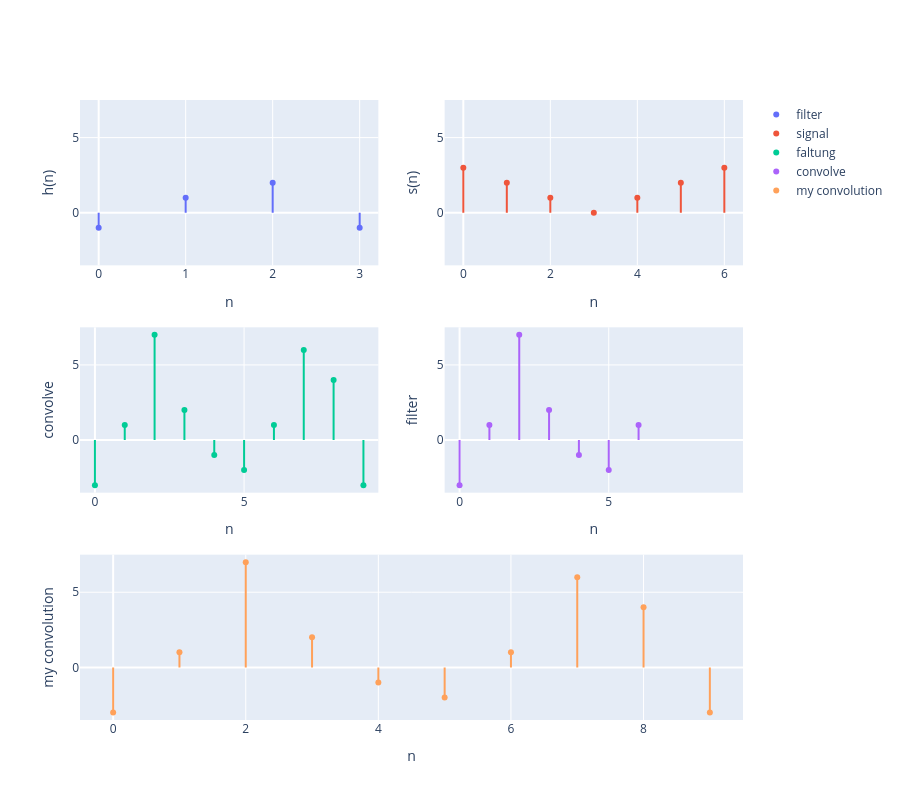

The notebook cell this image was saved under:
### Code cell
from plotly.subplots import make_subplots
import plotly.graph_objects as go

fig = make_subplots(rows=3, cols=2,
  specs=[
    [{}, {}],
    [{}, {}],
    [{"colspan": 2}, None]])
fig.add_trace(
  go.Scatter(
    y=h,
    error_y=dict(type='data', symmetric=False, arrayminus=h, array=[0]*h.size, width=0),
    name='filter',
    mode='markers'
  ), row=1, col=1
)
fig.add_trace(
  go.Scatter(
    y=s,
    error_y=dict(type='data', symmetric=False, arrayminus=s, array=[0]*s.size, width=0),
    name='signal',
    mode='markers'
  ), row=1, col=2
)
fig.add_trace(
  go.Scatter(
    y=y_conv,
    error_y=dict(type='data', symmetric=False, arrayminus=y_conv, array=[0]*y_conv.size, width=0),
    name='faltung',
    mode='markers'
  ), row=2, col=1
)
fig.add_trace(
  go.Scatter(
    y=y_filt,
    error_y=dict(type='data', symmetric=False, arrayminus=y_filt, array=[0]*y_filt.size, width=0),
    name='convolve',
    mode='markers'
  ), row=2, col=2
)
fig.add_trace(
  go.Scatter(
    y=my_conv,
    error_y=dict(type='data', symmetric=False, arrayminus=my_conv, array=[0]*my_conv.size, width=0),
    name='my convolution',
    mode='markers'
  ), row=3, col=[1,2]
)
axis_delta = 0.5
r = [np.min(y_conv)-axis_delta, np.max(y_conv)+axis_delta]
fig.update_layout(
    height=800,
  xaxis1=dict(title='n'),
  xaxis2=dict(title='n'),
  xaxis3=dict(title='n', range=[-axis_delta, y_conv.size-axis_delta]),
  xaxis4=dict(title='n', range=[-axis_delta, y_conv.size-axis_delta]),
  xaxis5=dict(title='n', range=[-axis_delta, y_conv.size-axis_delta]),
  yaxis1=dict(title='h(n)', range=r),
  yaxis2=dict(title='s(n)', range=r),
  yaxis3=dict(title='convolve', range=r),
  yaxis4=dict(title='filter', range=r),
  yaxis5=dict(title='my convolution', range=r),
)
fig.show()

### Figure 1 — Plotly figure (JSON) as saved in the notebook; plotly's stock layout.template omitted (floating-point values rounded to 4 significant figures)
{"data": [{"error_y": {"array": [0, 0, 0, 0], "arrayminus": [-1, 1, 2, -1], "symmetric": false, "type": "data", "width": 0}, "mode": "markers", "name": "filter", "type": "scatter", "xaxis": "x", "y": [-1, 1, 2, -1], "yaxis": "y"}, {"error_y": {"array": [0, 0, 0, 0, 0, 0, 0], "arrayminus": [3, 2, 1, 0, 1, 2, 3], "symmetric": false, "type": "data", "width": 0}, "mode": "markers", "name": "signal", "type": "scatter", "xaxis": "x2", "y": [3, 2, 1, 0, 1, 2, 3], "yaxis": "y2"}, {"error_y": {"array": [0, 0, 0, 0, 0, 0, 0, 0, 0, 0], "arrayminus": [-3.0, 1.0, 7.0, 2.0, -1.0, -2.0, 1.0, 6.0, 4.0, -3.0], "symmetric": false, "type": "data", "width": 0}, "mode": "markers", "name": "faltung", "type": "scatter", "xaxis": "x3", "y": [-3.0, 1.0, 7.0, 2.0, -1.0, -2.0, 1.0, 6.0, 4.0, -3.0], "yaxis": "y3"}, {"error_y": {"array": [0, 0, 0, 0, 0, 0, 0], "arrayminus": [-3.0, 1.0, 7.0, 2.0, -1.0, -2.0, 1.0], "symmetric": false, "type": "data", "width": 0}, "mode": "markers", "name": "convolve", "type": "scatter", "xaxis": "x4", "y": [-3.0, 1.0, 7.0, 2.0, -1.0, -2.0, 1.0], "yaxis": "y4"}, {"error_y": {"array": [0, 0, 0, 0, 0, 0, 0, 0, 0, 0], "arrayminus": [-3.0, 1.0, 7.0, 2.0, -1.0, -2.0, 1.0, 6.0, 4.0, -3.0], "symmetric": false, "type": "data", "width": 0}, "mode": "markers", "name": "my convolution", "type": "scatter", "xaxis": "x5", "y": [-3.0, 1.0, 7.0, 2.0, -1.0, -2.0, 1.0, 6.0, 4.0, -3.0], "yaxis": "y5"}], "layout": {"height": 800, "xaxis": {"anchor": "y", "domain": [0, 0.45], "title": {"text": "n"}}, "xaxis2": {"anchor": "y2", "domain": [0.55, 1], "title": {"text": "n"}}, "xaxis3": {"anchor": "y3", "domain": [0, 0.45], "range": [-0.5, 9.5], "title": {"text": "n"}}, "xaxis4": {"anchor": "y4", "domain": [0.55, 1], "range": [-0.5, 9.5], "title": {"text": "n"}}, "xaxis5": {"anchor": "y5", "domain": [0, 1], "range": [-0.5, 9.5], "title": {"text": "n"}}, "yaxis": {"anchor": "x", "domain": [0.7333, 1], "range": [-3.5, 7.5], "title": {"text": "h(n)"}}, "yaxis2": {"anchor": "x2", "domain": [0.7333, 1], "range": [-3.5, 7.5], "title": {"text": "s(n)"}}, "yaxis3": {"anchor": "x3", "domain": [0.3667, 0.6333], "range": [-3.5, 7.5], "title": {"text": "convolve"}}, "yaxis4": {"anchor": "x4", "domain": [0.3667, 0.6333], "range": [-3.5, 7.5], "title": {"text": "filter"}}, "yaxis5": {"anchor": "x5", "domain": [0, 0.2667], "range": [-3.5, 7.5], "title": {"text": "my convolution"}}}}
